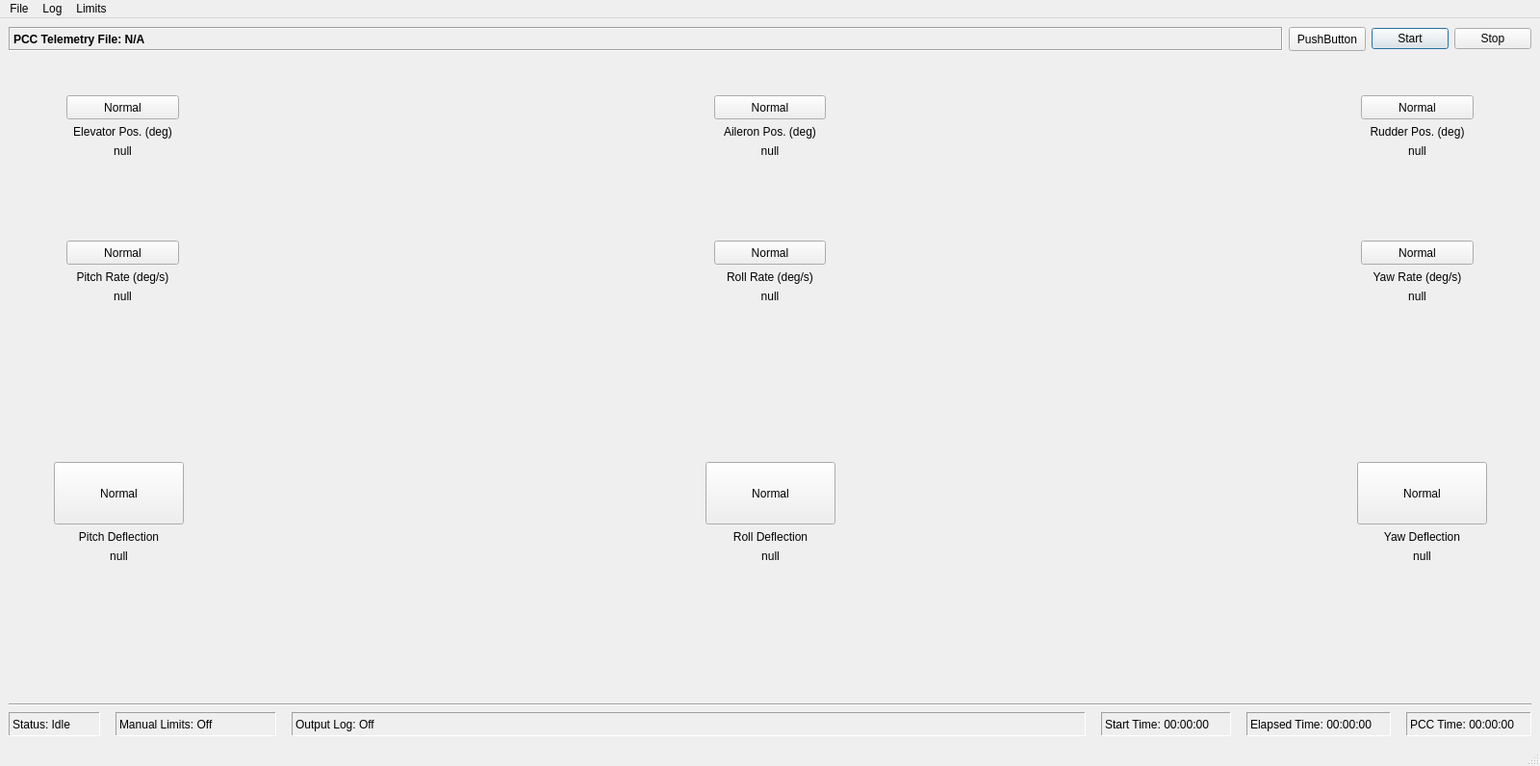
<?xml version="1.0" encoding="UTF-8"?>
<ui version="4.0">
 <class>MainWindow</class>
 <widget class="QMainWindow" name="MainWindow">
  <property name="geometry">
   <rect>
    <x>0</x>
    <y>0</y>
    <width>1600</width>
    <height>796</height>
   </rect>
  </property>
  <property name="sizePolicy">
   <sizepolicy hsizetype="Fixed" vsizetype="Preferred">
    <horstretch>0</horstretch>
    <verstretch>0</verstretch>
   </sizepolicy>
  </property>
  <property name="minimumSize">
   <size>
    <width>100</width>
    <height>100</height>
   </size>
  </property>
  <property name="windowTitle">
   <string>Raspet Flight Display</string>
  </property>
  <widget class="QWidget" name="centralwidget">
   <layout class="QGridLayout" name="gridLayout">
    <item row="2" column="0">
     <layout class="QHBoxLayout" name="horizontalLayout_3">
      <item>
       <spacer name="horizontalSpacer_12">
        <property name="orientation">
         <enum>Qt::Horizontal</enum>
        </property>
        <property name="sizeType">
         <enum>QSizePolicy::Fixed</enum>
        </property>
        <property name="sizeHint" stdset="0">
         <size>
          <width>60</width>
          <height>20</height>
         </size>
        </property>
       </spacer>
      </item>
      <item>
       <layout class="QVBoxLayout" name="verticalLayout_4">
        <item>
         <spacer name="verticalSpacer_7">
          <property name="orientation">
           <enum>Qt::Vertical</enum>
          </property>
          <property name="sizeType">
           <enum>QSizePolicy::Fixed</enum>
          </property>
          <property name="sizeHint" stdset="0">
           <size>
            <width>20</width>
            <height>40</height>
           </size>
          </property>
         </spacer>
        </item>
        <item>
         <widget class="QPushButton" name="pushButton_6">
          <property name="sizePolicy">
           <sizepolicy hsizetype="Expanding" vsizetype="Fixed">
            <horstretch>0</horstretch>
            <verstretch>0</verstretch>
           </sizepolicy>
          </property>
          <property name="minimumSize">
           <size>
            <width>0</width>
            <height>25</height>
           </size>
          </property>
          <property name="font">
           <font>
            <underline>false</underline>
            <kerning>true</kerning>
           </font>
          </property>
          <property name="text">
           <string>Normal</string>
          </property>
          <property name="autoDefault">
           <bool>false</bool>
          </property>
          <property name="default">
           <bool>false</bool>
          </property>
          <property name="flat">
           <bool>false</bool>
          </property>
         </widget>
        </item>
        <item>
         <widget class="QLabel" name="label_11">
          <property name="text">
           <string>Pitch Rate (deg/s)</string>
          </property>
          <property name="alignment">
           <set>Qt::AlignCenter</set>
          </property>
         </widget>
        </item>
        <item>
         <widget class="QLabel" name="label_10">
          <property name="contextMenuPolicy">
           <enum>Qt::DefaultContextMenu</enum>
          </property>
          <property name="text">
           <string>null</string>
          </property>
          <property name="alignment">
           <set>Qt::AlignCenter</set>
          </property>
         </widget>
        </item>
        <item>
         <spacer name="verticalSpacer_8">
          <property name="orientation">
           <enum>Qt::Vertical</enum>
          </property>
          <property name="sizeType">
           <enum>QSizePolicy::Expanding</enum>
          </property>
          <property name="sizeHint" stdset="0">
           <size>
            <width>20</width>
            <height>40</height>
           </size>
          </property>
         </spacer>
        </item>
       </layout>
      </item>
      <item>
       <spacer name="horizontalSpacer_14">
        <property name="orientation">
         <enum>Qt::Horizontal</enum>
        </property>
        <property name="sizeType">
         <enum>QSizePolicy::Fixed</enum>
        </property>
        <property name="sizeHint" stdset="0">
         <size>
          <width>550</width>
          <height>20</height>
         </size>
        </property>
       </spacer>
      </item>
      <item>
       <layout class="QVBoxLayout" name="verticalLayout_5">
        <item>
         <spacer name="verticalSpacer_9">
          <property name="orientation">
           <enum>Qt::Vertical</enum>
          </property>
          <property name="sizeType">
           <enum>QSizePolicy::Fixed</enum>
          </property>
          <property name="sizeHint" stdset="0">
           <size>
            <width>20</width>
            <height>40</height>
           </size>
          </property>
         </spacer>
        </item>
        <item>
         <widget class="QPushButton" name="pushButton_7">
          <property name="sizePolicy">
           <sizepolicy hsizetype="Expanding" vsizetype="Fixed">
            <horstretch>0</horstretch>
            <verstretch>0</verstretch>
           </sizepolicy>
          </property>
          <property name="minimumSize">
           <size>
            <width>0</width>
            <height>25</height>
           </size>
          </property>
          <property name="font">
           <font>
            <weight>50</weight>
            <bold>false</bold>
            <underline>false</underline>
            <kerning>true</kerning>
           </font>
          </property>
          <property name="text">
           <string>Normal</string>
          </property>
          <property name="checkable">
           <bool>false</bool>
          </property>
          <property name="checked">
           <bool>false</bool>
          </property>
          <property name="autoDefault">
           <bool>false</bool>
          </property>
          <property name="default">
           <bool>false</bool>
          </property>
          <property name="flat">
           <bool>false</bool>
          </property>
         </widget>
        </item>
        <item>
         <widget class="QLabel" name="label_12">
          <property name="frameShape">
           <enum>QFrame::NoFrame</enum>
          </property>
          <property name="frameShadow">
           <enum>QFrame::Raised</enum>
          </property>
          <property name="text">
           <string>Roll Rate (deg/s)</string>
          </property>
          <property name="alignment">
           <set>Qt::AlignCenter</set>
          </property>
         </widget>
        </item>
        <item>
         <widget class="QLabel" name="label_13">
          <property name="contextMenuPolicy">
           <enum>Qt::DefaultContextMenu</enum>
          </property>
          <property name="text">
           <string>null</string>
          </property>
          <property name="alignment">
           <set>Qt::AlignCenter</set>
          </property>
         </widget>
        </item>
        <item>
         <spacer name="verticalSpacer_10">
          <property name="orientation">
           <enum>Qt::Vertical</enum>
          </property>
          <property name="sizeHint" stdset="0">
           <size>
            <width>20</width>
            <height>40</height>
           </size>
          </property>
         </spacer>
        </item>
       </layout>
      </item>
      <item>
       <spacer name="horizontalSpacer_13">
        <property name="orientation">
         <enum>Qt::Horizontal</enum>
        </property>
        <property name="sizeType">
         <enum>QSizePolicy::Fixed</enum>
        </property>
        <property name="sizeHint" stdset="0">
         <size>
          <width>550</width>
          <height>20</height>
         </size>
        </property>
       </spacer>
      </item>
      <item>
       <layout class="QVBoxLayout" name="verticalLayout_6">
        <item>
         <spacer name="verticalSpacer_11">
          <property name="orientation">
           <enum>Qt::Vertical</enum>
          </property>
          <property name="sizeType">
           <enum>QSizePolicy::Fixed</enum>
          </property>
          <property name="sizeHint" stdset="0">
           <size>
            <width>20</width>
            <height>40</height>
           </size>
          </property>
         </spacer>
        </item>
        <item>
         <widget class="QPushButton" name="pushButton_8">
          <property name="sizePolicy">
           <sizepolicy hsizetype="Expanding" vsizetype="Fixed">
            <horstretch>0</horstretch>
            <verstretch>0</verstretch>
           </sizepolicy>
          </property>
          <property name="minimumSize">
           <size>
            <width>0</width>
            <height>25</height>
           </size>
          </property>
          <property name="font">
           <font>
            <underline>false</underline>
            <kerning>true</kerning>
           </font>
          </property>
          <property name="text">
           <string>Normal</string>
          </property>
          <property name="autoDefault">
           <bool>false</bool>
          </property>
          <property name="default">
           <bool>false</bool>
          </property>
          <property name="flat">
           <bool>false</bool>
          </property>
         </widget>
        </item>
        <item>
         <widget class="QLabel" name="label_14">
          <property name="text">
           <string>Yaw Rate (deg/s)</string>
          </property>
          <property name="alignment">
           <set>Qt::AlignCenter</set>
          </property>
         </widget>
        </item>
        <item>
         <widget class="QLabel" name="label_15">
          <property name="contextMenuPolicy">
           <enum>Qt::DefaultContextMenu</enum>
          </property>
          <property name="text">
           <string>null</string>
          </property>
          <property name="alignment">
           <set>Qt::AlignCenter</set>
          </property>
         </widget>
        </item>
        <item>
         <spacer name="verticalSpacer_12">
          <property name="orientation">
           <enum>Qt::Vertical</enum>
          </property>
          <property name="sizeHint" stdset="0">
           <size>
            <width>20</width>
            <height>40</height>
           </size>
          </property>
         </spacer>
        </item>
       </layout>
      </item>
      <item>
       <spacer name="horizontalSpacer_11">
        <property name="orientation">
         <enum>Qt::Horizontal</enum>
        </property>
        <property name="sizeType">
         <enum>QSizePolicy::Fixed</enum>
        </property>
        <property name="sizeHint" stdset="0">
         <size>
          <width>60</width>
          <height>20</height>
         </size>
        </property>
       </spacer>
      </item>
     </layout>
    </item>
    <item row="1" column="0">
     <layout class="QHBoxLayout" name="horizontalLayout_2">
      <item>
       <spacer name="horizontalSpacer_3">
        <property name="orientation">
         <enum>Qt::Horizontal</enum>
        </property>
        <property name="sizeType">
         <enum>QSizePolicy::Fixed</enum>
        </property>
        <property name="sizeHint" stdset="0">
         <size>
          <width>60</width>
          <height>20</height>
         </size>
        </property>
       </spacer>
      </item>
      <item>
       <layout class="QVBoxLayout" name="verticalLayout">
        <item>
         <spacer name="verticalSpacer">
          <property name="orientation">
           <enum>Qt::Vertical</enum>
          </property>
          <property name="sizeType">
           <enum>QSizePolicy::Fixed</enum>
          </property>
          <property name="sizeHint" stdset="0">
           <size>
            <width>20</width>
            <height>40</height>
           </size>
          </property>
         </spacer>
        </item>
        <item>
         <widget class="QPushButton" name="pushButton_2">
          <property name="sizePolicy">
           <sizepolicy hsizetype="Expanding" vsizetype="Fixed">
            <horstretch>0</horstretch>
            <verstretch>0</verstretch>
           </sizepolicy>
          </property>
          <property name="minimumSize">
           <size>
            <width>0</width>
            <height>25</height>
           </size>
          </property>
          <property name="font">
           <font>
            <underline>false</underline>
            <kerning>true</kerning>
           </font>
          </property>
          <property name="text">
           <string>Normal</string>
          </property>
          <property name="autoDefault">
           <bool>false</bool>
          </property>
          <property name="default">
           <bool>false</bool>
          </property>
          <property name="flat">
           <bool>false</bool>
          </property>
         </widget>
        </item>
        <item>
         <widget class="QLabel" name="label_2">
          <property name="text">
           <string>Elevator Pos. (deg)</string>
          </property>
          <property name="alignment">
           <set>Qt::AlignCenter</set>
          </property>
         </widget>
        </item>
        <item>
         <widget class="QLabel" name="label_3">
          <property name="contextMenuPolicy">
           <enum>Qt::DefaultContextMenu</enum>
          </property>
          <property name="text">
           <string>null</string>
          </property>
          <property name="alignment">
           <set>Qt::AlignCenter</set>
          </property>
         </widget>
        </item>
        <item>
         <spacer name="verticalSpacer_2">
          <property name="orientation">
           <enum>Qt::Vertical</enum>
          </property>
          <property name="sizeHint" stdset="0">
           <size>
            <width>20</width>
            <height>40</height>
           </size>
          </property>
         </spacer>
        </item>
       </layout>
      </item>
      <item>
       <spacer name="horizontalSpacer">
        <property name="orientation">
         <enum>Qt::Horizontal</enum>
        </property>
        <property name="sizeType">
         <enum>QSizePolicy::Fixed</enum>
        </property>
        <property name="sizeHint" stdset="0">
         <size>
          <width>550</width>
          <height>20</height>
         </size>
        </property>
       </spacer>
      </item>
      <item>
       <layout class="QVBoxLayout" name="verticalLayout_2">
        <item>
         <spacer name="verticalSpacer_5">
          <property name="orientation">
           <enum>Qt::Vertical</enum>
          </property>
          <property name="sizeType">
           <enum>QSizePolicy::Fixed</enum>
          </property>
          <property name="sizeHint" stdset="0">
           <size>
            <width>20</width>
            <height>40</height>
           </size>
          </property>
         </spacer>
        </item>
        <item>
         <widget class="QPushButton" name="pushButton_3">
          <property name="sizePolicy">
           <sizepolicy hsizetype="Expanding" vsizetype="Fixed">
            <horstretch>0</horstretch>
            <verstretch>0</verstretch>
           </sizepolicy>
          </property>
          <property name="minimumSize">
           <size>
            <width>0</width>
            <height>25</height>
           </size>
          </property>
          <property name="font">
           <font>
            <underline>false</underline>
            <kerning>true</kerning>
           </font>
          </property>
          <property name="text">
           <string>Normal</string>
          </property>
          <property name="autoDefault">
           <bool>false</bool>
          </property>
          <property name="default">
           <bool>false</bool>
          </property>
          <property name="flat">
           <bool>false</bool>
          </property>
         </widget>
        </item>
        <item>
         <widget class="QLabel" name="label_4">
          <property name="text">
           <string>Aileron Pos. (deg)</string>
          </property>
          <property name="alignment">
           <set>Qt::AlignCenter</set>
          </property>
         </widget>
        </item>
        <item>
         <widget class="QLabel" name="label_5">
          <property name="contextMenuPolicy">
           <enum>Qt::DefaultContextMenu</enum>
          </property>
          <property name="text">
           <string>null</string>
          </property>
          <property name="alignment">
           <set>Qt::AlignCenter</set>
          </property>
         </widget>
        </item>
        <item>
         <spacer name="verticalSpacer_3">
          <property name="orientation">
           <enum>Qt::Vertical</enum>
          </property>
          <property name="sizeHint" stdset="0">
           <size>
            <width>20</width>
            <height>40</height>
           </size>
          </property>
         </spacer>
        </item>
       </layout>
      </item>
      <item>
       <spacer name="horizontalSpacer_2">
        <property name="orientation">
         <enum>Qt::Horizontal</enum>
        </property>
        <property name="sizeType">
         <enum>QSizePolicy::Fixed</enum>
        </property>
        <property name="sizeHint" stdset="0">
         <size>
          <width>550</width>
          <height>20</height>
         </size>
        </property>
       </spacer>
      </item>
      <item>
       <layout class="QVBoxLayout" name="verticalLayout_3">
        <item>
         <spacer name="verticalSpacer_6">
          <property name="orientation">
           <enum>Qt::Vertical</enum>
          </property>
          <property name="sizeType">
           <enum>QSizePolicy::Fixed</enum>
          </property>
          <property name="sizeHint" stdset="0">
           <size>
            <width>20</width>
            <height>40</height>
           </size>
          </property>
         </spacer>
        </item>
        <item>
         <widget class="QPushButton" name="pushButton_4">
          <property name="sizePolicy">
           <sizepolicy hsizetype="Expanding" vsizetype="Fixed">
            <horstretch>0</horstretch>
            <verstretch>0</verstretch>
           </sizepolicy>
          </property>
          <property name="minimumSize">
           <size>
            <width>0</width>
            <height>25</height>
           </size>
          </property>
          <property name="font">
           <font>
            <underline>false</underline>
            <kerning>true</kerning>
           </font>
          </property>
          <property name="text">
           <string>Normal</string>
          </property>
          <property name="autoDefault">
           <bool>false</bool>
          </property>
          <property name="default">
           <bool>false</bool>
          </property>
          <property name="flat">
           <bool>false</bool>
          </property>
         </widget>
        </item>
        <item>
         <widget class="QLabel" name="label_6">
          <property name="text">
           <string>Rudder Pos. (deg)</string>
          </property>
          <property name="alignment">
           <set>Qt::AlignCenter</set>
          </property>
         </widget>
        </item>
        <item>
         <widget class="QLabel" name="label_7">
          <property name="contextMenuPolicy">
           <enum>Qt::DefaultContextMenu</enum>
          </property>
          <property name="text">
           <string>null</string>
          </property>
          <property name="alignment">
           <set>Qt::AlignCenter</set>
          </property>
         </widget>
        </item>
        <item>
         <spacer name="verticalSpacer_4">
          <property name="orientation">
           <enum>Qt::Vertical</enum>
          </property>
          <property name="sizeHint" stdset="0">
           <size>
            <width>20</width>
            <height>40</height>
           </size>
          </property>
         </spacer>
        </item>
       </layout>
      </item>
      <item>
       <spacer name="horizontalSpacer_4">
        <property name="orientation">
         <enum>Qt::Horizontal</enum>
        </property>
        <property name="sizeType">
         <enum>QSizePolicy::Fixed</enum>
        </property>
        <property name="sizeHint" stdset="0">
         <size>
          <width>60</width>
          <height>20</height>
         </size>
        </property>
       </spacer>
      </item>
     </layout>
    </item>
    <item row="5" column="0">
     <spacer name="verticalSpacer_20">
      <property name="orientation">
       <enum>Qt::Vertical</enum>
      </property>
      <property name="sizeType">
       <enum>QSizePolicy::Preferred</enum>
      </property>
      <property name="sizeHint" stdset="0">
       <size>
        <width>20</width>
        <height>100</height>
       </size>
      </property>
     </spacer>
    </item>
    <item row="6" column="0">
     <widget class="Line" name="line">
      <property name="orientation">
       <enum>Qt::Horizontal</enum>
      </property>
     </widget>
    </item>
    <item row="4" column="0">
     <layout class="QHBoxLayout" name="horizontalLayout_4">
      <item>
       <spacer name="horizontalSpacer_8">
        <property name="orientation">
         <enum>Qt::Horizontal</enum>
        </property>
        <property name="sizeType">
         <enum>QSizePolicy::Fixed</enum>
        </property>
        <property name="sizeHint" stdset="0">
         <size>
          <width>47</width>
          <height>20</height>
         </size>
        </property>
       </spacer>
      </item>
      <item>
       <layout class="QVBoxLayout" name="verticalLayout_8">
        <item>
         <spacer name="verticalSpacer_13">
          <property name="orientation">
           <enum>Qt::Vertical</enum>
          </property>
          <property name="sizeType">
           <enum>QSizePolicy::Fixed</enum>
          </property>
          <property name="sizeHint" stdset="0">
           <size>
            <width>20</width>
            <height>40</height>
           </size>
          </property>
         </spacer>
        </item>
        <item>
         <widget class="QPushButton" name="pushButton_9">
          <property name="sizePolicy">
           <sizepolicy hsizetype="Fixed" vsizetype="Fixed">
            <horstretch>0</horstretch>
            <verstretch>0</verstretch>
           </sizepolicy>
          </property>
          <property name="minimumSize">
           <size>
            <width>135</width>
            <height>65</height>
           </size>
          </property>
          <property name="font">
           <font>
            <underline>false</underline>
            <kerning>true</kerning>
           </font>
          </property>
          <property name="text">
           <string>Normal</string>
          </property>
          <property name="autoDefault">
           <bool>false</bool>
          </property>
          <property name="default">
           <bool>false</bool>
          </property>
          <property name="flat">
           <bool>false</bool>
          </property>
         </widget>
        </item>
        <item>
         <widget class="QLabel" name="label_16">
          <property name="text">
           <string>Pitch Deflection</string>
          </property>
          <property name="alignment">
           <set>Qt::AlignCenter</set>
          </property>
         </widget>
        </item>
        <item>
         <widget class="QLabel" name="label_17">
          <property name="contextMenuPolicy">
           <enum>Qt::DefaultContextMenu</enum>
          </property>
          <property name="text">
           <string>null</string>
          </property>
          <property name="alignment">
           <set>Qt::AlignCenter</set>
          </property>
         </widget>
        </item>
        <item>
         <spacer name="verticalSpacer_14">
          <property name="orientation">
           <enum>Qt::Vertical</enum>
          </property>
          <property name="sizeHint" stdset="0">
           <size>
            <width>20</width>
            <height>40</height>
           </size>
          </property>
         </spacer>
        </item>
       </layout>
      </item>
      <item>
       <spacer name="horizontalSpacer_9">
        <property name="orientation">
         <enum>Qt::Horizontal</enum>
        </property>
        <property name="sizeType">
         <enum>QSizePolicy::Fixed</enum>
        </property>
        <property name="sizeHint" stdset="0">
         <size>
          <width>550</width>
          <height>20</height>
         </size>
        </property>
       </spacer>
      </item>
      <item>
       <layout class="QVBoxLayout" name="verticalLayout_9">
        <item>
         <spacer name="verticalSpacer_15">
          <property name="orientation">
           <enum>Qt::Vertical</enum>
          </property>
          <property name="sizeType">
           <enum>QSizePolicy::Fixed</enum>
          </property>
          <property name="sizeHint" stdset="0">
           <size>
            <width>20</width>
            <height>40</height>
           </size>
          </property>
         </spacer>
        </item>
        <item>
         <widget class="QPushButton" name="pushButton_10">
          <property name="sizePolicy">
           <sizepolicy hsizetype="Fixed" vsizetype="Fixed">
            <horstretch>0</horstretch>
            <verstretch>0</verstretch>
           </sizepolicy>
          </property>
          <property name="minimumSize">
           <size>
            <width>135</width>
            <height>65</height>
           </size>
          </property>
          <property name="font">
           <font>
            <underline>false</underline>
            <kerning>true</kerning>
           </font>
          </property>
          <property name="text">
           <string>Normal</string>
          </property>
          <property name="autoDefault">
           <bool>false</bool>
          </property>
          <property name="default">
           <bool>false</bool>
          </property>
          <property name="flat">
           <bool>false</bool>
          </property>
         </widget>
        </item>
        <item>
         <widget class="QLabel" name="label_18">
          <property name="text">
           <string>Roll Deflection</string>
          </property>
          <property name="alignment">
           <set>Qt::AlignCenter</set>
          </property>
         </widget>
        </item>
        <item>
         <widget class="QLabel" name="label_19">
          <property name="contextMenuPolicy">
           <enum>Qt::DefaultContextMenu</enum>
          </property>
          <property name="text">
           <string>null</string>
          </property>
          <property name="alignment">
           <set>Qt::AlignCenter</set>
          </property>
         </widget>
        </item>
        <item>
         <spacer name="verticalSpacer_16">
          <property name="orientation">
           <enum>Qt::Vertical</enum>
          </property>
          <property name="sizeHint" stdset="0">
           <size>
            <width>20</width>
            <height>40</height>
           </size>
          </property>
         </spacer>
        </item>
       </layout>
      </item>
      <item>
       <spacer name="horizontalSpacer_10">
        <property name="orientation">
         <enum>Qt::Horizontal</enum>
        </property>
        <property name="sizeType">
         <enum>QSizePolicy::Fixed</enum>
        </property>
        <property name="sizeHint" stdset="0">
         <size>
          <width>550</width>
          <height>20</height>
         </size>
        </property>
       </spacer>
      </item>
      <item>
       <layout class="QVBoxLayout" name="verticalLayout_7">
        <item>
         <spacer name="verticalSpacer_17">
          <property name="orientation">
           <enum>Qt::Vertical</enum>
          </property>
          <property name="sizeType">
           <enum>QSizePolicy::Fixed</enum>
          </property>
          <property name="sizeHint" stdset="0">
           <size>
            <width>20</width>
            <height>40</height>
           </size>
          </property>
         </spacer>
        </item>
        <item>
         <widget class="QPushButton" name="pushButton_11">
          <property name="sizePolicy">
           <sizepolicy hsizetype="Fixed" vsizetype="Fixed">
            <horstretch>0</horstretch>
            <verstretch>0</verstretch>
           </sizepolicy>
          </property>
          <property name="minimumSize">
           <size>
            <width>135</width>
            <height>65</height>
           </size>
          </property>
          <property name="font">
           <font>
            <underline>false</underline>
            <kerning>true</kerning>
           </font>
          </property>
          <property name="text">
           <string>Normal</string>
          </property>
          <property name="autoDefault">
           <bool>false</bool>
          </property>
          <property name="default">
           <bool>false</bool>
          </property>
          <property name="flat">
           <bool>false</bool>
          </property>
         </widget>
        </item>
        <item>
         <widget class="QLabel" name="label_20">
          <property name="text">
           <string>Yaw Deflection</string>
          </property>
          <property name="alignment">
           <set>Qt::AlignCenter</set>
          </property>
         </widget>
        </item>
        <item>
         <widget class="QLabel" name="label_21">
          <property name="contextMenuPolicy">
           <enum>Qt::DefaultContextMenu</enum>
          </property>
          <property name="text">
           <string>null</string>
          </property>
          <property name="alignment">
           <set>Qt::AlignCenter</set>
          </property>
         </widget>
        </item>
        <item>
         <spacer name="verticalSpacer_18">
          <property name="orientation">
           <enum>Qt::Vertical</enum>
          </property>
          <property name="sizeHint" stdset="0">
           <size>
            <width>20</width>
            <height>40</height>
           </size>
          </property>
         </spacer>
        </item>
       </layout>
      </item>
      <item>
       <spacer name="horizontalSpacer_7">
        <property name="orientation">
         <enum>Qt::Horizontal</enum>
        </property>
        <property name="sizeType">
         <enum>QSizePolicy::Fixed</enum>
        </property>
        <property name="sizeHint" stdset="0">
         <size>
          <width>47</width>
          <height>20</height>
         </size>
        </property>
       </spacer>
      </item>
     </layout>
    </item>
    <item row="7" column="0">
     <layout class="QHBoxLayout" name="horizontalLayout_5">
      <property name="spacing">
       <number>6</number>
      </property>
      <property name="sizeConstraint">
       <enum>QLayout::SetDefaultConstraint</enum>
      </property>
      <item>
       <widget class="QLabel" name="label_9">
        <property name="sizePolicy">
         <sizepolicy hsizetype="Fixed" vsizetype="Preferred">
          <horstretch>0</horstretch>
          <verstretch>0</verstretch>
         </sizepolicy>
        </property>
        <property name="minimumSize">
         <size>
          <width>95</width>
          <height>0</height>
         </size>
        </property>
        <property name="frameShape">
         <enum>QFrame::Panel</enum>
        </property>
        <property name="frameShadow">
         <enum>QFrame::Sunken</enum>
        </property>
        <property name="text">
         <string>Status: Idle</string>
        </property>
       </widget>
      </item>
      <item>
       <spacer name="horizontalSpacer_6">
        <property name="orientation">
         <enum>Qt::Horizontal</enum>
        </property>
        <property name="sizeType">
         <enum>QSizePolicy::Fixed</enum>
        </property>
        <property name="sizeHint" stdset="0">
         <size>
          <width>10</width>
          <height>20</height>
         </size>
        </property>
       </spacer>
      </item>
      <item>
       <widget class="QLabel" name="label_22">
        <property name="minimumSize">
         <size>
          <width>145</width>
          <height>0</height>
         </size>
        </property>
        <property name="frameShape">
         <enum>QFrame::Panel</enum>
        </property>
        <property name="frameShadow">
         <enum>QFrame::Sunken</enum>
        </property>
        <property name="text">
         <string>Manual Limits: Off</string>
        </property>
       </widget>
      </item>
      <item>
       <spacer name="horizontalSpacer_15">
        <property name="orientation">
         <enum>Qt::Horizontal</enum>
        </property>
        <property name="sizeType">
         <enum>QSizePolicy::Fixed</enum>
        </property>
        <property name="sizeHint" stdset="0">
         <size>
          <width>10</width>
          <height>20</height>
         </size>
        </property>
       </spacer>
      </item>
      <item>
       <widget class="QLabel" name="label_8">
        <property name="sizePolicy">
         <sizepolicy hsizetype="Preferred" vsizetype="Fixed">
          <horstretch>0</horstretch>
          <verstretch>0</verstretch>
         </sizepolicy>
        </property>
        <property name="minimumSize">
         <size>
          <width>825</width>
          <height>25</height>
         </size>
        </property>
        <property name="font">
         <font>
          <weight>50</weight>
          <bold>false</bold>
         </font>
        </property>
        <property name="frameShape">
         <enum>QFrame::Panel</enum>
        </property>
        <property name="frameShadow">
         <enum>QFrame::Sunken</enum>
        </property>
        <property name="text">
         <string>Output Log: Off</string>
        </property>
        <property name="scaledContents">
         <bool>false</bool>
        </property>
       </widget>
      </item>
      <item>
       <spacer name="horizontalSpacer_5">
        <property name="orientation">
         <enum>Qt::Horizontal</enum>
        </property>
        <property name="sizeType">
         <enum>QSizePolicy::Fixed</enum>
        </property>
        <property name="sizeHint" stdset="0">
         <size>
          <width>10</width>
          <height>20</height>
         </size>
        </property>
       </spacer>
      </item>
      <item>
       <widget class="QLabel" name="label_25">
        <property name="sizePolicy">
         <sizepolicy hsizetype="Fixed" vsizetype="Preferred">
          <horstretch>0</horstretch>
          <verstretch>0</verstretch>
         </sizepolicy>
        </property>
        <property name="minimumSize">
         <size>
          <width>135</width>
          <height>0</height>
         </size>
        </property>
        <property name="frameShape">
         <enum>QFrame::Panel</enum>
        </property>
        <property name="frameShadow">
         <enum>QFrame::Sunken</enum>
        </property>
        <property name="text">
         <string>Start Time: 00:00:00</string>
        </property>
       </widget>
      </item>
      <item>
       <spacer name="horizontalSpacer_16">
        <property name="orientation">
         <enum>Qt::Horizontal</enum>
        </property>
        <property name="sizeType">
         <enum>QSizePolicy::Fixed</enum>
        </property>
        <property name="sizeHint" stdset="0">
         <size>
          <width>10</width>
          <height>20</height>
         </size>
        </property>
       </spacer>
      </item>
      <item>
       <widget class="QLabel" name="label_23">
        <property name="sizePolicy">
         <sizepolicy hsizetype="Fixed" vsizetype="Preferred">
          <horstretch>0</horstretch>
          <verstretch>0</verstretch>
         </sizepolicy>
        </property>
        <property name="minimumSize">
         <size>
          <width>150</width>
          <height>0</height>
         </size>
        </property>
        <property name="frameShape">
         <enum>QFrame::Panel</enum>
        </property>
        <property name="frameShadow">
         <enum>QFrame::Sunken</enum>
        </property>
        <property name="text">
         <string>Elapsed Time: 00:00:00</string>
        </property>
       </widget>
      </item>
      <item>
       <spacer name="horizontalSpacer_17">
        <property name="orientation">
         <enum>Qt::Horizontal</enum>
        </property>
        <property name="sizeType">
         <enum>QSizePolicy::Fixed</enum>
        </property>
        <property name="sizeHint" stdset="0">
         <size>
          <width>10</width>
          <height>20</height>
         </size>
        </property>
       </spacer>
      </item>
      <item>
       <widget class="QLabel" name="label_24">
        <property name="sizePolicy">
         <sizepolicy hsizetype="Fixed" vsizetype="Preferred">
          <horstretch>0</horstretch>
          <verstretch>0</verstretch>
         </sizepolicy>
        </property>
        <property name="minimumSize">
         <size>
          <width>130</width>
          <height>0</height>
         </size>
        </property>
        <property name="frameShape">
         <enum>QFrame::Panel</enum>
        </property>
        <property name="frameShadow">
         <enum>QFrame::Sunken</enum>
        </property>
        <property name="text">
         <string>PCC Time: 00:00:00</string>
        </property>
       </widget>
      </item>
     </layout>
    </item>
    <item row="3" column="0">
     <spacer name="verticalSpacer_19">
      <property name="orientation">
       <enum>Qt::Vertical</enum>
      </property>
      <property name="sizeHint" stdset="0">
       <size>
        <width>20</width>
        <height>40</height>
       </size>
      </property>
     </spacer>
    </item>
    <item row="0" column="0">
     <layout class="QHBoxLayout" name="horizontalLayout">
      <property name="spacing">
       <number>6</number>
      </property>
      <property name="sizeConstraint">
       <enum>QLayout::SetDefaultConstraint</enum>
      </property>
      <item>
       <widget class="QLabel" name="label">
        <property name="sizePolicy">
         <sizepolicy hsizetype="Expanding" vsizetype="Fixed">
          <horstretch>0</horstretch>
          <verstretch>0</verstretch>
         </sizepolicy>
        </property>
        <property name="minimumSize">
         <size>
          <width>0</width>
          <height>25</height>
         </size>
        </property>
        <property name="font">
         <font>
          <weight>75</weight>
          <bold>true</bold>
         </font>
        </property>
        <property name="frameShape">
         <enum>QFrame::Box</enum>
        </property>
        <property name="frameShadow">
         <enum>QFrame::Sunken</enum>
        </property>
        <property name="text">
         <string>PCC Telemetry File: N/A</string>
        </property>
        <property name="scaledContents">
         <bool>false</bool>
        </property>
       </widget>
      </item>
      <item>
       <widget class="QPushButton" name="pushButton">
        <property name="sizePolicy">
         <sizepolicy hsizetype="Fixed" vsizetype="Fixed">
          <horstretch>0</horstretch>
          <verstretch>0</verstretch>
         </sizepolicy>
        </property>
        <property name="minimumSize">
         <size>
          <width>0</width>
          <height>25</height>
         </size>
        </property>
        <property name="text">
         <string>PushButton</string>
        </property>
        <property name="checkable">
         <bool>true</bool>
        </property>
       </widget>
      </item>
      <item>
       <widget class="QPushButton" name="pushButton_5">
        <property name="text">
         <string>Start</string>
        </property>
        <property name="default">
         <bool>true</bool>
        </property>
       </widget>
      </item>
      <item>
       <widget class="QPushButton" name="pushButton_12">
        <property name="text">
         <string>Stop</string>
        </property>
       </widget>
      </item>
     </layout>
    </item>
   </layout>
  </widget>
  <widget class="QMenuBar" name="menubar">
   <property name="geometry">
    <rect>
     <x>0</x>
     <y>0</y>
     <width>1600</width>
     <height>21</height>
    </rect>
   </property>
   <widget class="QMenu" name="menuFile">
    <property name="title">
     <string>File</string>
    </property>
    <addaction name="actionOpen_PCC_Telemetry_File"/>
    <addaction name="separator"/>
    <addaction name="actionExit"/>
   </widget>
   <widget class="QMenu" name="menuLog">
    <property name="title">
     <string>Log</string>
    </property>
    <addaction name="actionOpen_Existing_Output_Log"/>
    <addaction name="actionNew_Output_Log_File"/>
   </widget>
   <widget class="QMenu" name="menuLimits">
    <property name="title">
     <string>Limits</string>
    </property>
    <widget class="QMenu" name="menuTrack_Position_Rate_Limits">
     <property name="title">
      <string>Track Manual Limits</string>
     </property>
     <addaction name="actionOn"/>
     <addaction name="actionOff"/>
    </widget>
    <addaction name="actionDefine_Manual_Limts"/>
    <addaction name="menuTrack_Position_Rate_Limits"/>
   </widget>
   <addaction name="menuFile"/>
   <addaction name="menuLog"/>
   <addaction name="menuLimits"/>
  </widget>
  <widget class="QStatusBar" name="statusbar"/>
  <action name="actionOpen_PCC_Telemetry_File">
   <property name="text">
    <string>Open PCC Telemetry File...</string>
   </property>
  </action>
  <action name="actionExit">
   <property name="text">
    <string>Exit</string>
   </property>
  </action>
  <action name="actionOpen_Existing_Output_Log">
   <property name="text">
    <string>Open Existing Output Log File...</string>
   </property>
  </action>
  <action name="actionNew_Output_Log_File">
   <property name="text">
    <string>New Output Log File</string>
   </property>
  </action>
  <action name="actionDefine_Manual_Limts">
   <property name="text">
    <string>Manually Define Limts</string>
   </property>
  </action>
  <action name="actionOn">
   <property name="checkable">
    <bool>true</bool>
   </property>
   <property name="text">
    <string>On</string>
   </property>
  </action>
  <action name="actionOff">
   <property name="checkable">
    <bool>true</bool>
   </property>
   <property name="checked">
    <bool>true</bool>
   </property>
   <property name="text">
    <string>Off</string>
   </property>
  </action>
 </widget>
 <resources/>
 <connections>
  <connection>
   <sender>pushButton_12</sender>
   <signal>clicked()</signal>
   <receiver>MainWindow</receiver>
   <slot>close()</slot>
   <hints>
    <hint type="sourcelabel">
     <x>1552</x>
     <y>43</y>
    </hint>
    <hint type="destinationlabel">
     <x>799</x>
     <y>397</y>
    </hint>
   </hints>
  </connection>
  <connection>
   <sender>actionExit</sender>
   <signal>triggered()</signal>
   <receiver>MainWindow</receiver>
   <slot>close()</slot>
   <hints>
    <hint type="sourcelabel">
     <x>-1</x>
     <y>-1</y>
    </hint>
    <hint type="destinationlabel">
     <x>799</x>
     <y>397</y>
    </hint>
   </hints>
  </connection>
  <connection>
   <sender>actionOff</sender>
   <signal>triggered(bool)</signal>
   <receiver>actionOn</receiver>
   <slot>toggle()</slot>
   <hints>
    <hint type="sourcelabel">
     <x>-1</x>
     <y>-1</y>
    </hint>
    <hint type="destinationlabel">
     <x>-1</x>
     <y>-1</y>
    </hint>
   </hints>
  </connection>
  <connection>
   <sender>actionOn</sender>
   <signal>triggered(bool)</signal>
   <receiver>actionOff</receiver>
   <slot>toggle()</slot>
   <hints>
    <hint type="sourcelabel">
     <x>-1</x>
     <y>-1</y>
    </hint>
    <hint type="destinationlabel">
     <x>-1</x>
     <y>-1</y>
    </hint>
   </hints>
  </connection>
 </connections>
</ui>
